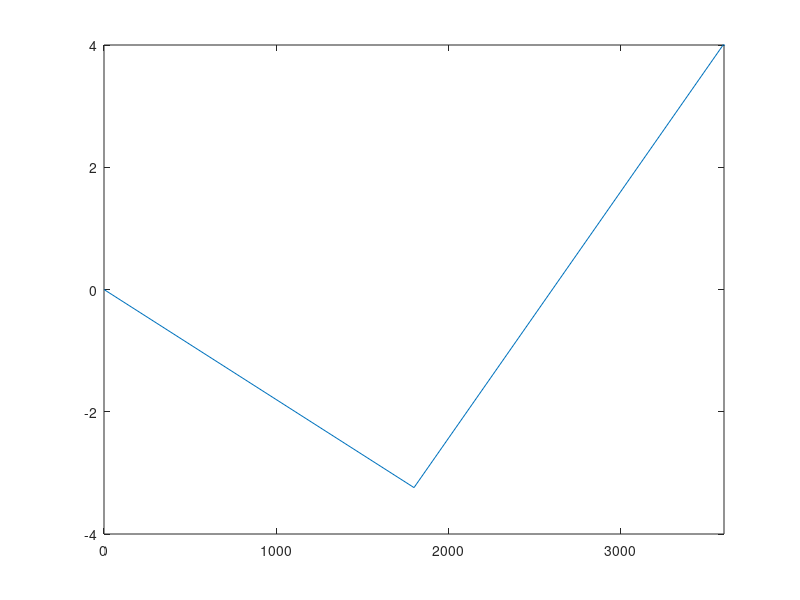

This chart was generated by the following MATLAB code:
clear
a(1)=1.e6	%Initial sample 
t(1)=0
%dt=1.		%timestep
%dt=10
%dt=60
%dt=600
%dt=1200
dt=1800
k=1./1200.	%Decay rate
ttotal=3600.    %Total simulation time
nl=(ttotal/dt)+1	%Number of timesteps
for l=1:nl
  t(l+1)=l*dt;
  a(l+1)=(1-k*dt)*a(l);
end
%plot(t,a);
%axis([0. 3600. -1.e6 1.e6])
%xlabel('time in seconds')
%ylabel('expectation number of neutrons')
%title('simulated neutron decay')
for l=1:nl+1
   t_th(l)=(l-1)*dt;
   a_th(l)=a(1)*exp(-k*t_th(l));	%theoretical solution
end
%plot(t_th,a_th)
%title('theoretical neutron decay')
%axis([0. 3600. -200 200])
%axis([0. 3600. -1000000 1000000])
%ylabel('simulated expectation number - theoretical expectation number')
%title('simulated - theoretical neutron decay')
%plot(t_th,a-a_th);
ylabel('(sim. ex. number - theo. ex. number)/theo. ex. number')
title('proportional simulated - theoretical neutron decay')
plot(t_th,(a-a_th)./a_th);
%axis([0. 3600. -1.e-3 1.e-3])
axis([0. 3600. -4. 4.])

